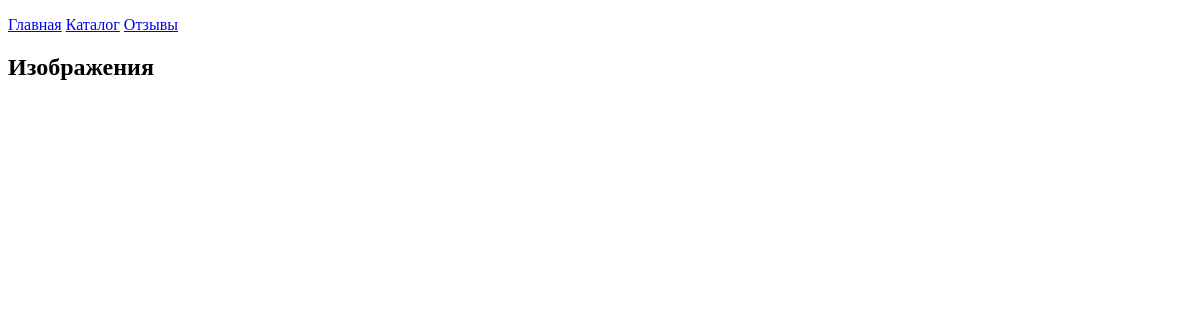
The app's page /catalog/, older data.
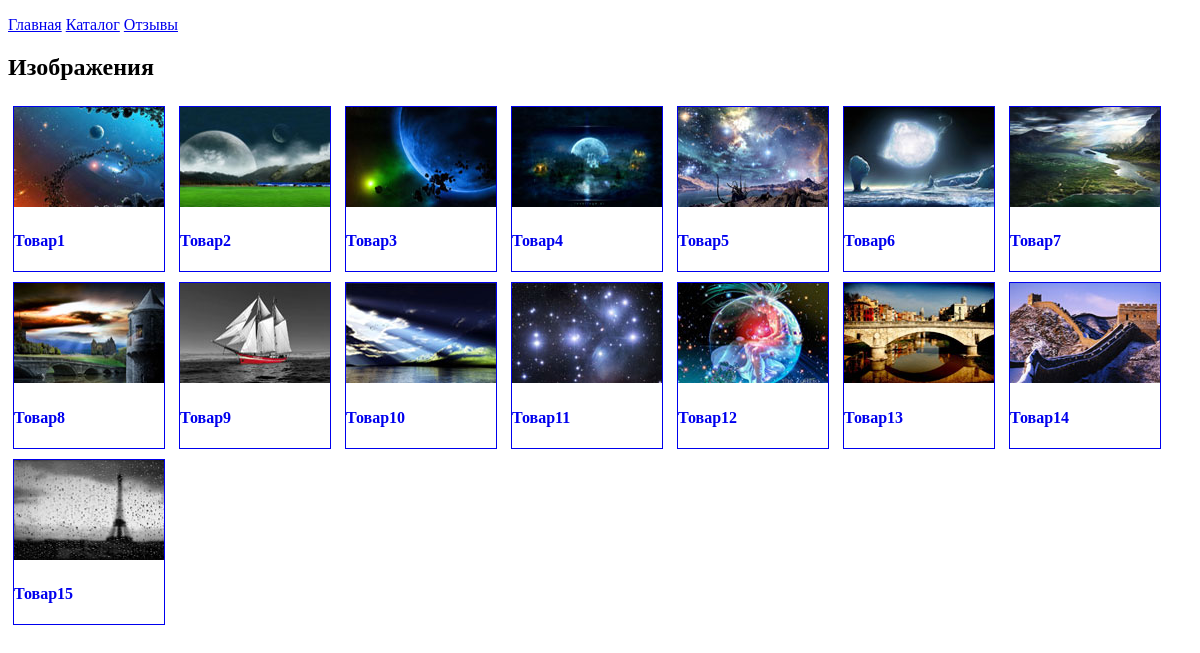
The same page, newer data.
### tables this page shows
CREATE TABLE `catalog` (
  `id` int(11) NOT NULL,
  `product_name` text NOT NULL,
  `description` text,
  `img` text
);

### engine/db.php (called while the page is built, shortened)
<?php
function getDb() {
    static $db = null;
    if (is_null($db)) {
        $db = @mysqli_connect(HOST, USER, PASS, DB) or die("Could not connect: " . mysqli_connect_error());
    }
    return $db;
}
function getAssocResult($sql)
{
    $db = getDb();
    $result = @mysqli_query($db, $sql) or die(mysqli_error($db));
    $array_result = [];
    while ($row = mysqli_fetch_assoc($result))
        $array_result[] = $row;
    return $array_result;
}

### engine/catalog.php (called while the page is built, shortened)
<?php
function readCatalog(){
    $sql = "SELECT * FROM `catalog`";
    $products = getAssocResult($sql);
    return $products;
}

### views/catalog.php (the view)
<h2>Изображения</h2>
<? foreach ($catalog as $product): ?>
    <a href="/product/<?=$product['id']?>"  style="display: inline-block;">
        <div style="display: inline-block;border: 1px solid; margin: 5px">
            <img src="<?= GALLERY_DIR . 'small/' . $product['img']?>" alt="">
            <h4>
                <?=$product['product_name']?>
            </h4>
        </div>
    </a>
<?endforeach;?>

### public/index.php (shortened to what this page needs)
<?php
include "../config/main.php";
$url_array = explode("/", $_SERVER['REQUEST_URI']);
if ($url_array[1] == "") {
    $page = 'index';
} else {
    $page = $url_array[1];
}
$params = prepareVariables($page, $action, $id);
echo render($page, $params);

### engine/functions.php (shortened to what this page needs)
<?php
function prepareVariables($page, $action, $id)
{
    $params = [];
    switch ($page) {
        case 'catalog':
            $params["catalog"] = readCatalog();
            break;
    }
    return $params;
}
function render($page, $params = [])
{
    return renderTamplate(LAYOUTS_DIR . 'layout', [
        "content" => renderTamplate($page, $params),
        "menu" => renderTamplate("menu")
    ]);
}
function renderTamplate($page, $params = [])
{
    $fileName = TEMLATES_DIR . $page . '.php';
    if (file_exists($fileName)) {
        include $fileName;
    } else {
        Die("Страницы не существует, 404");
    }
    return ob_get_clean();
}

### views/menu.php
<a href="/">Главная</a>
<a href="/catalog/">Каталог</a>
<a href="/feedback/">Отзывы</a>

### views/layout/layout.php (shortened to what this page needs)
<!doctype html>
<html lang="en">
<head>
</head>
<body>
<p>
<?=$menu?>
</p>
<?=$content?>
</body>
</html>

Row changes from the older to the newer data that the page shows:
added catalog: img (picture), product_name "Товар1"
added catalog: img (picture), product_name "Товар2"
added catalog: img (picture), product_name "Товар3"
added catalog: img (picture), product_name "Товар4"
added catalog: img (picture), product_name "Товар5"
added catalog: img (picture), product_name "Товар6"
added catalog: img (picture), product_name "Товар7"
added catalog: img (picture), product_name "Товар8"
added catalog: img (picture), product_name "Товар9"
added catalog: img (picture), product_name "Товар10"
added catalog: img (picture), product_name "Товар11"
added catalog: img (picture), product_name "Товар12"
added catalog: img (picture), product_name "Товар13"
added catalog: img (picture), product_name "Товар14"
added catalog: img (picture), product_name "Товар15"
